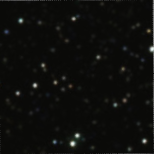
#> input picture Assets/Small_area_rotated.png, 154 x 154 px
$ python test.py
#> lines starting #> are read from the running program, lines starting #| are printed output that depends on the picture; long printed decimals are rounded
import cv2
import numpy as np
import argparse


def parser():
    parser = argparse.ArgumentParser(description="Test")
    parser.add_argument("--cropped", type=str, help="Path to cropped image of the star map",
                        default='Assets/Small_area_rotated.png')
    parser.add_argument("--original", type=str, help="Path to the original image of the star map",
                        default='Assets/StarMap.png')
    return parser.parse_args()


def feature_matching():
    img1 = cv2.imread(cropped_image, 0)  # Random cropped Image
#> img1: shape (154, 154); min 7, max 241, mean 13.3
    img2 = cv2.imread(original_image, 0)  # Original Image
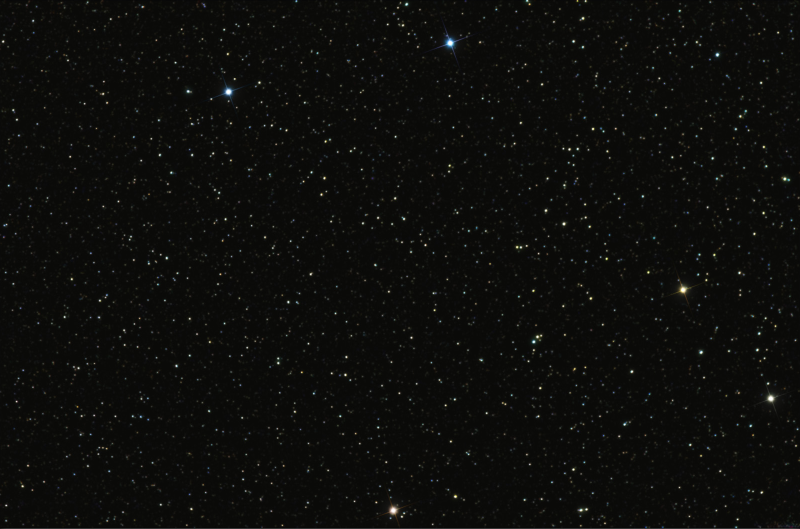
#> input picture Assets/StarMap.png, 1600 x 1057 px (shown at 1/2 size)
#> img2: shape (1057, 1600); min 2, max 255, mean 12.2

    orb = cv2.ORB_create(nfeatures=100000, WTA_K=2, edgeThreshold=0, patchSize=25)

    # Detects key points and computes the descriptors
    kp1, des1 = orb.detectAndCompute(img1, None)
#> kp1 = 222 keypoints; strongest (x, y, size): (72, 144, 25), (72, 143, 30), (77, 135, 25), (150, 48, 25)
    kp2, des2 = orb.detectAndCompute(img2, None)
#> kp2 = 15387 keypoints; strongest (x, y, size): (1186, 257, 25), (690, 749, 25), (1182, 596, 25), (1139, 298, 25)

    bf = cv2.BFMatcher(cv2.NORM_HAMMING)
    matches = bf.match(des1, des2)
#> matches = 222 matches

    # Orb matches by distance
    matches = sorted(matches, key=lambda x: x.distance)

    good_matches = matches[:50]  # Threshold
#> good_matches = 50 matches

    src_pts = np.float32([kp1[m.queryIdx].pt for m in good_matches]).reshape(-1, 1, 2)
#> src_pts = 50 rows, first 8: [77, 135], [63, 78], [106, 100], [43, 65], [114, 104.4], [76.8, 134.4], [16.8, 92.4], [60, 141.6]
    dst_pts = np.float32([kp2[m.trainIdx].pt for m in good_matches]).reshape(-1, 1, 2)
#> dst_pts = 50 rows, first 8: [556, 716], [515, 674], [563, 671], [491, 673], [572.4, 670.8], [555.6, 716.4], [482.4, 710.4], [544.8, 730.8]

    M, mask = cv2.findHomography(src_pts, dst_pts, cv2.RANSAC, 5.0)
#> M = [[0.858, 0.541, 420.8], [-0.513, 0.898, 639.1], [-1.9e-06, 4.92e-05, 1]]; mask = 50 values from 1 to 1
    matchesMask = mask.ravel().tolist()
#> matchesMask = 50 values from 1 to 1
    height, width = img1.shape[:2]
#> height = 154; width = 154
    pts = np.float32([[0, 0], [0, height - 1], [width - 1, height - 1], [width - 1, 0]]).reshape(-1, 1, 2)
#> pts = [[0, 0], [0, 153], [153, 153], [153, 0]]

    dst = cv2.perspectiveTransform(pts, M)
#> dst = [[420.8, 639.1], [499.8, 770.7], [630.3, 693], [552.2, 560.8]]
    dst += (width, 0)  # adding offset
#> dst = [[574.8, 639.1], [653.8, 770.7], [784.3, 693], [706.2, 560.8]]

    draw_params = dict(matchColor=(0, 255, 0),
                       singlePointColor=None,
                       matchesMask=matchesMask,
                       flags=2)
#> draw_params = 4 items

    img3 = cv2.drawMatches(img1, kp1, img2, kp2, good_matches, None, **draw_params)
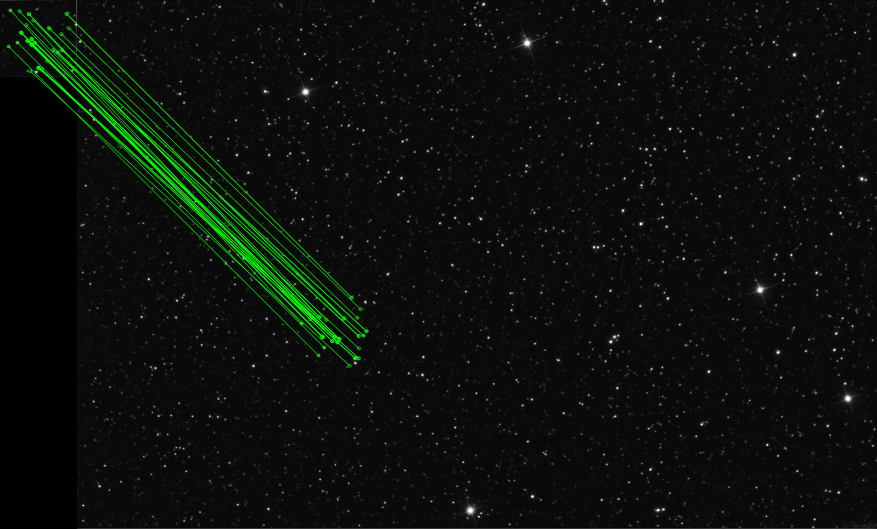
#> img3: shape (1057, 1754, 3) (shown at 1/2 size); mean of channels 0, 1, 2 11.2, 15, 11.2; drawn as B, G, R

    img_result = cv2.polylines(img3, [np.int32(dst)], True, (255, 255, 255), 3, cv2.LINE_AA)

    coord_result = dst.tolist()
#> coord_result = [[[574.8, 639.1]], [[653.8, 770.7]], [[784.3, 693]], [[706.2, 560.8]]]
    print(coord_result)
#| [[[574.778, 639.070]], [[653.758, 770.664]], [[784.258, 693.028]], [[706.239, 560.812]]]

    cv2.imshow("result", img_result)
    cv2.waitKey()
    cv2.destroyAllWindows()


if __name__ == '__main__':
    args = parser()
    cropped_image = args.cropped
    original_image = args.original
    feature_matching()
